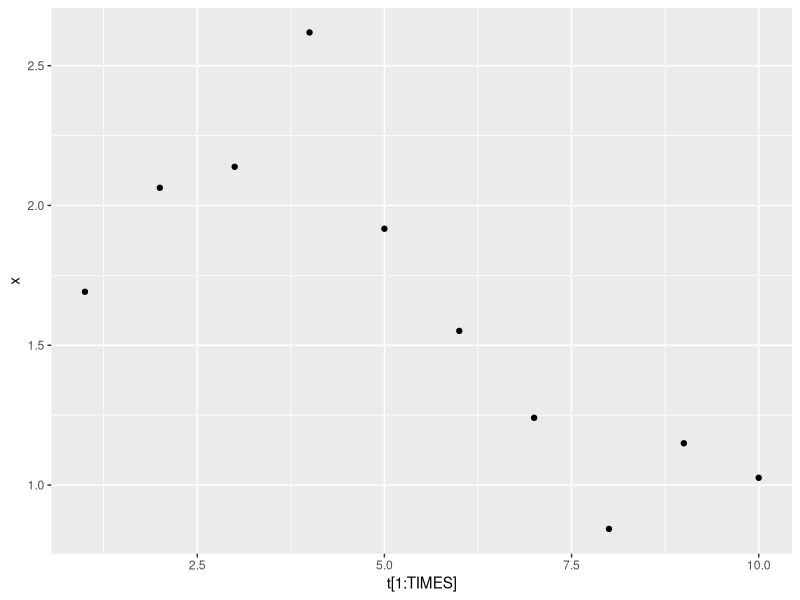

Generate this figure with R:
library("ggplot2")
library("scatterplot3d")
# par(mfrow = c(1, 1))

TIMES = 10

sigma = 1
phi = 3 / 10

data <- c(0.58, -1.34, 0.61)
points <- c(11.2, 51.8, 81.4)

t <- 1:TIMES
t <- c(t, points)

size = length(t)

H = abs( matrix(1, size, 1) %*% t - t %*% matrix(1, 1, size) )
S = sigma * sigma * exp( -phi * H )

Lt = chol(S)
L = t(Lt)

# the new expectation and variance based on the data
S_a = S[1:(size - 3), 1:(size - 3)]
S_ab = S[ 1:(size - 3),(size - 2):size ]
S_ba = S[ (size - 2):size, 1:(size - 3) ]
S_b = S[(size - 2):size,(size - 2):size]

my <- S_ab %*% solve(S_b, data)
var <- S_a - S_ab %*% solve(S_b) %*% S_ba


main <- function() {
  
  # drawing 100 simulations
  
  z <- rnorm(TIMES, 0, 1)
  x <- my + var %*% z
  p <- qplot(t[1:TIMES], x)
  print(p)
  
  return (0)
}

main()
